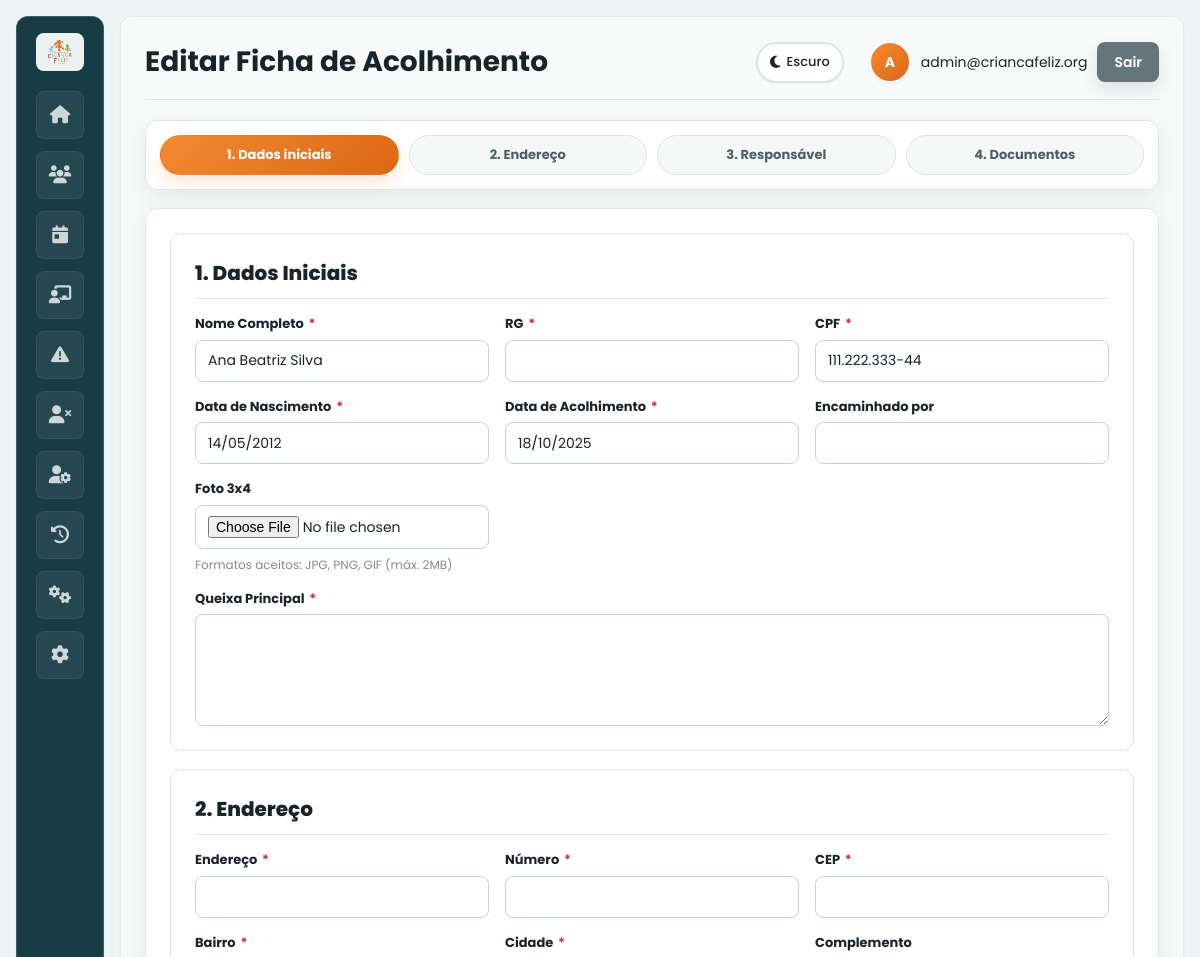
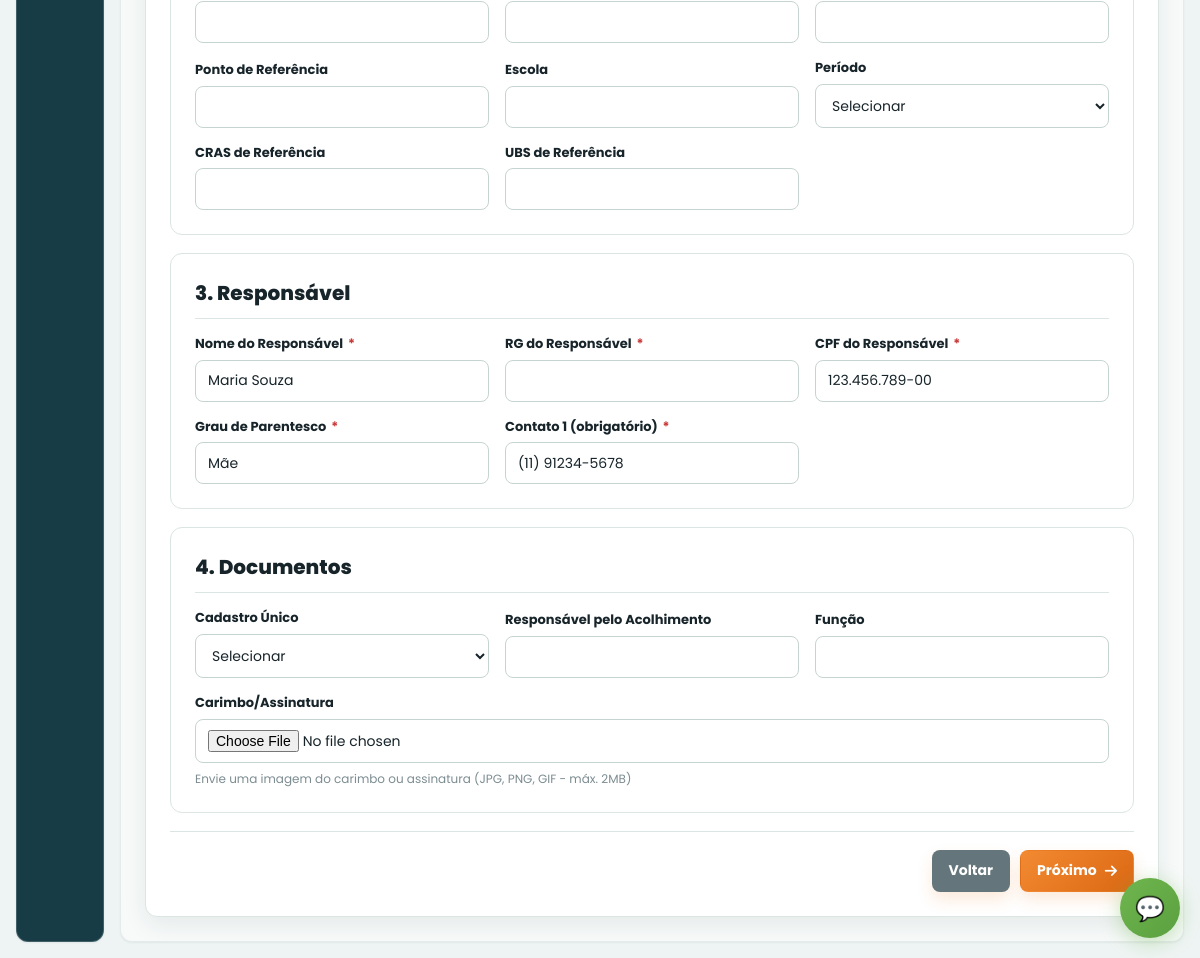
Screenshot of /acolhimento_form.php?id=1 (signed in) with the database file from the repository (2 pictures, top to bottom).
### tables this page shows
CREATE TABLE IF NOT EXISTS `atendido` (
  `idatendido` int(11) NOT NULL,
  `status` varchar(20) DEFAULT NULL,
  `data_cadastro` date DEFAULT NULL,
  `data_acolhimento` date DEFAULT NULL,
  `nome` varchar(100) DEFAULT NULL,
  `data_nascimento` date DEFAULT NULL,
  `cpf` varchar(14) DEFAULT NULL,
  `rg` varchar(20) DEFAULT NULL,
  `endereco` varchar(255) DEFAULT NULL,
  `foto` varchar(255) DEFAULT NULL,
  `id_responsavel` int(11) DEFAULT NULL
);

CREATE TABLE IF NOT EXISTS `responsavel` (
  `idresponsavel` int(11) NOT NULL,
  `nome` varchar(100) DEFAULT NULL,
  `cpf` varchar(14) DEFAULT NULL,
  `rg` varchar(20) DEFAULT NULL,
  `telefone` varchar(15) DEFAULT NULL,
  `email` varchar(100) DEFAULT NULL,
  `parentesco` varchar(50) DEFAULT NULL,
  `endereco` varchar(255) DEFAULT NULL,
  `numero` varchar(20) DEFAULT NULL,
  `complemento` varchar(100) DEFAULT NULL,
  `bairro` varchar(100) DEFAULT NULL,
  `cidade` varchar(100) DEFAULT NULL,
  `cep` varchar(10) DEFAULT NULL
);

### app/Controllers/BaseController.php (called while the page is built, shortened)
<?php
class BaseController {
    protected $authService;
    public function __construct() {
        $this->authService = new AuthService();
    }
    protected function renderWithLayout($layout, $view, $data = []) {
        $data['currentUser'] = $this->authService->getCurrentUser();
        $data['isLoggedIn'] = $this->authService->isLoggedIn();
        $data['old_input'] = $_SESSION['old_input'] ?? [];
        view($view, $data);
    }
    protected function requireAuth() {
        $this->authService->requireAuth();
    }
    protected function requirePermission($permission) {
        $this->authService->requirePermission($permission);
    }
}

### app/Controllers/AcolhimentoController.php (called while the page is built, shortened)
<?php
class AcolhimentoController extends BaseController {
    private $acolhimentoService;
    public function __construct() {
        $this->acolhimentoService = new AcolhimentoService();
    }
    public function create() {
        $editId = $_GET['id'] ?? null;
        $ficha = null;
        if ($editId) {
            try {
                $ficha = $this->acolhimentoService->getFicha($editId);
            } catch (Exception $e) {
                $this->redirectWithError('acolhimento_list.php', 'Ficha não encontrada');
                return;
            }
        }
        $data = [
            'title' => $editId ? 'Editar Ficha de Acolhimento' : 'Cadastrar Ficha de Acolhimento',
            'pageTitle' => $editId ? 'Editar Ficha de Acolhimento' : 'Nova Ficha de Acolhimento',
            'csrf_token' => $this->generateCSRF(),
            'messages' => $this->getFlashMessages(),
            'ficha' => $ficha,
            'editId' => $editId
        ];
        $this->renderWithLayout('main', 'acolhimento/create', $data);
    }
}

### app/Config/Database.php (called while the page is built, shortened)
<?php
class Database {
    private static $host = 'localhost';
    private static $dbname = 'criancafeliz';
    private static $username = 'root';
    private static $password = '';
    private static $charset = 'utf8mb4';
    private static $pdo = null;
    public static function getConnection() {
        if (self::$pdo === null) {
            try {
                $host = getenv('DB_HOST') ?: self::$host;
                $port = getenv('DB_PORT') ?: null;
                $dbname = getenv('DB_NAME') ?: self::$dbname;
                $username = getenv('DB_USER') ?: self::$username;
                $password = getenv('DB_PASS') !== false ? getenv('DB_PASS') : self::$password;
                $charset = getenv('DB_CHARSET') ?: self::$charset;
                $dsn = "mysql:host=" . $host . ($port ? ";port=" . $port : "") . ";dbname=" . $dbname . ";charset=" . $charset;
                $options = [
                    PDO::ATTR_ERRMODE            => PDO::ERRMODE_EXCEPTION,
                    PDO::ATTR_DEFAULT_FETCH_MODE => PDO::FETCH_ASSOC,
                    PDO::ATTR_EMULATE_PREPARES   => false
                ];
                if (defined('Pdo\Mysql::ATTR_INIT_COMMAND')) {
                    $options[constant('Pdo\Mysql::ATTR_INIT_COMMAND')] = "SET NAMES utf8mb4";
                } elseif (defined('PDO::MYSQL_ATTR_INIT_COMMAND')) {
                    $options[constant('PDO::MYSQL_ATTR_INIT_COMMAND')] = "SET NAMES utf8mb4";
                }
                self::$pdo = new PDO($dsn, $username, $password, $options);
            } catch (PDOException $e) {
                error_log('❌ ERRO ao conectar ao banco: ' . $e->getMessage());
                throw new Exception('Erro ao conectar ao banco de dados: ' . $e->getMessage());
            }
        }
        return self::$pdo;
    }
}

### app/Services/AcolhimentoService.php (called while the page is built, shortened)
<?php
class AcolhimentoService {
    private $acolhimentoModel;
    public function __construct() {
        $this->acolhimentoModel = new Acolhimento();
    }
    public function getFicha($id) {
        if (method_exists($this->acolhimentoModel, 'getFicha')) {
            $ficha = $this->acolhimentoModel->getFicha($id);
        } else {
            $ficha = $this->acolhimentoModel->findById($id);
        }
        $ficha['idade'] = $this->acolhimentoModel->calculateAge($ficha['data_nascimento'] ?? '');
        $ficha['categoria'] = $this->acolhimentoModel->categorizeByAge($ficha['idade']);
        return $ficha;
    }
}

### app/Models/BaseModel.php (called while the page is built, shortened)
<?php
abstract class BaseModel {
    protected $pdo;
    public function __construct($table, $primaryKey = 'id') {
        $this->pdo = Database::getConnection();
    }
    protected function query($sql, $params = []) {
        $stmt = $this->pdo->prepare($sql);
        $stmt->execute($params);
        return $stmt;
    }
}

### app/Models/Acolhimento.php (called while the page is built, shortened)
<?php
class Acolhimento extends BaseModel {
    private function convertDate($date) {
        if (preg_match('/^(\d{2})\/(\d{2})\/(\d{4})$/', $date, $matches)) {
            return "{$matches[3]}-{$matches[2]}-{$matches[1]}";
        }
        return $date;
    }
    public function calculateAge($dataNascimento) {
        $date = $this->convertDate($dataNascimento);
        $birthDate = new DateTime($date);
        $today = new DateTime();
        return $birthDate->diff($today)->y;
    }
    public function getFicha($id) {
        $stmt = $this->query("
            SELECT
                a.*,
                r.nome as nome_responsavel,
                r.cpf as cpf_responsavel,
                r.rg as rg_responsavel,
                r.telefone as contato_1,
                r.parentesco as grau_parentesco
            FROM Atendido a
            LEFT JOIN Responsavel r ON a.id_responsavel = r.idresponsavel
            WHERE a.idatendido = ?
        ", [$id]);
        $ficha = $stmt->fetch();
        if ($ficha) {
            $ficha['id'] = $ficha['idatendido'];
            $ficha['nome_completo'] = $ficha['nome'];
            $ficha['data_nascimento'] = $this->formatDate($ficha['data_nascimento']);
            $ficha['data_acolhimento'] = $this->formatDate($ficha['data_acolhimento'] ?? ($ficha['data_cadastro'] ?? ''));
            $ficha['idade'] = $this->calculateAge($ficha['data_nascimento']);
            $ficha['categoria'] = $this->categorizeByAge($ficha['idade']);
        }
        return $ficha;
    }
    private function formatDate($date) {
        if (preg_match('/^(\d{4})-(\d{2})-(\d{2})$/', $date, $matches)) {
            return "{$matches[3]}/{$matches[2]}/{$matches[1]}";
        }
        return $date;
    }
    public function categorizeByAge($age) {
        if ($age < 18) return 'Adolescente';
        return 'Adulto';
    }
}

### app/Views/acolhimento/create.php (the view, shortened to what this page needs)
<link rel="stylesheet" href="css/acolhimento-form.css">
<div class="acolhimento-stepper">
    <div class="step active">1. Dados iniciais</div>
    <div class="step">2. Endereço</div>
    <div class="step">3. Responsável</div>
    <div class="step">4. Documentos</div>
</div>
<form method="post" enctype="multipart/form-data" class="acolhimento-form" id="acolhimentoForm">
    <div class="form-section">
        <h3 class="form-section-title">1. Dados Iniciais</h3>
        <div class="form-grid">
            <div class="form-field">
                <label>Nome Completo <span class="required">*</span></label>
                <input type="text" name="nome_completo" value="<?php echo htmlspecialchars($ficha['nome_completo'] ?? ($_SESSION['old_input']['nome_completo'] ?? '')); ?>" required>
            </div>
            <div class="form-field">
                <label>RG <span class="required">*</span></label>
                <input type="text" name="rg" value="<?php echo htmlspecialchars($ficha['rg'] ?? ($_SESSION['old_input']['rg'] ?? '')); ?>" required>
            </div>
            <div class="form-field">
                <label>CPF <span class="required">*</span></label>
                <input type="text" name="cpf" value="<?php echo htmlspecialchars($ficha['cpf'] ?? ($_SESSION['old_input']['cpf'] ?? '')); ?>" required>
            </div>
            <div class="form-field">
                <label>Data de Nascimento <span class="required">*</span></label>
                <input type="text" name="data_nascimento" value="<?php echo htmlspecialchars($ficha['data_nascimento'] ?? ($_SESSION['old_input']['data_nascimento'] ?? '')); ?>" placeholder="dd/mm/aaaa" required>
            </div>
            <div class="form-field">
                <label>Data de Acolhimento <span class="required">*</span></label>
                <input type="text" name="data_acolhimento" value="<?php echo htmlspecialchars($ficha['data_acolhimento'] ?? ($_SESSION['old_input']['data_acolhimento'] ?? '')); ?>" placeholder="dd/mm/aaaa" required>
            </div>
            <div class="form-field">
                <label>Encaminhado por</label>
                <input type="text" name="encaminha_por" value="<?php echo htmlspecialchars($ficha['encaminha_por'] ?? ($_SESSION['old_input']['encaminha_por'] ?? '')); ?>">
            </div>
            <div class="form-field" style="grid-column: 1 / 2;">
                <label>Foto 3x4</label>
                <input type="file" name="foto" accept="image/*">
                <small>Formatos aceitos: JPG, PNG, GIF (máx. 2MB)</small>
            </div>
            <div class="form-field" style="grid-column: 1 / -1;">
                <label>Queixa Principal <span class="required">*</span></label>
                <textarea name="queixa_principal" required><?php echo htmlspecialchars($ficha['queixa_principal'] ?? ($_SESSION['old_input']['queixa_principal'] ?? '')); ?></textarea>
            </div>
        </div>
    </div>
    <div class="form-section">
        <h3 class="form-section-title">2. Endereço</h3>
        <div class="form-grid">
            <div class="form-field">
                <label>Endereço <span class="required">*</span></label>
                <input type="text" name="endereco" value="<?php echo htmlspecialchars($ficha['endereco'] ?? ''); ?>" required>
            </div>
            <div class="form-field">
                <label>Número <span class="required">*</span></label>
                <input type="text" name="numero" value="<?php echo htmlspecialchars($ficha['numero'] ?? ''); ?>" required>
            </div>
            <div class="form-field">
                <label>CEP <span class="required">*</span></label>
                <input type="text" name="cep" value="<?php echo htmlspecialchars($ficha['cep'] ?? ''); ?>" required>
            </div>
            <div class="form-field">
                <label>Bairro <span class="required">*</span></label>
                <input type="text" name="bairro" value="<?php echo htmlspecialchars($ficha['bairro'] ?? ''); ?>" required>
            </div>
            <div class="form-field">
                <label>Cidade <span class="required">*</span></label>
                <input type="text" name="cidade" value="<?php echo htmlspecialchars($ficha['cidade'] ?? ''); ?>" required>
            </div>
            <div class="form-field">
                <label>Complemento</label>
                <input type="text" name="complemento" value="<?php echo htmlspecialchars($ficha['complemento'] ?? ''); ?>">
            </div>
            <div class="form-field">
                <label>Ponto de Referência</label>
                <input type="text" name="ponto_referencia" value="<?php echo htmlspecialchars($ficha['ponto_referencia'] ?? ''); ?>">
            </div>
            <div class="form-field">
                <label>Escola</label>
                <input type="text" name="escola" value="<?php echo htmlspecialchars($ficha['escola'] ?? ''); ?>">
            </div>
            <div class="form-field">
                <label>Período</label>
                <select name="periodo">
                    <option value="">Selecionar</option>
                </select>
            </div>
            <div class="form-field">
                <label>CRAS de Referência</label>
                <input type="text" name="cras" value="<?php echo htmlspecialchars($ficha['cras'] ?? ''); ?>">
            </div>
            <div class="form-field">
                <label>UBS de Referência</label>
                <input type="text" name="ubs" value="<?php echo htmlspecialchars($ficha['ubs'] ?? ''); ?>">
            </div>
        </div>
    </div>
    <div class="form-section">
        <h3 class="form-section-title">3. Responsável</h3>
        <div class="form-grid">
            <div class="form-field">
                <label>Nome do Responsável <span class="required">*</span></label>
                <input type="text" name="nome_responsavel" value="<?php echo htmlspecialchars($ficha['nome_responsavel'] ?? ''); ?>" required>
            </div>
            <div class="form-field">
                <label>RG do Responsável <span class="required">*</span></label>
                <input type="text" name="rg_responsavel" value="<?php echo htmlspecialchars($ficha['rg_responsavel'] ?? ''); ?>" required>
            </div>
            <div class="form-field">
                <label>CPF do Responsável <span class="required">*</span></label>
                <input type="text" name="cpf_responsavel" value="<?php echo htmlspecialchars($ficha['cpf_responsavel'] ?? ''); ?>" required>
            </div>
            <div class="form-field">
                <label>Grau de Parentesco <span class="required">*</span></label>
                <input type="text" name="grau_parentesco" value="<?php echo htmlspecialchars($ficha['grau_parentesco'] ?? ''); ?>" required>
            </div>
            <div class="form-field">
                <label>Contato 1 (obrigatório) <span class="required">*</span></label>
                <input type="text" name="contato_1" value="<?php echo htmlspecialchars($ficha['contato_1'] ?? ''); ?>" placeholder="11999998888 (apenas números)" required>
            </div>
        </div>
    </div>
    <div class="form-section">
        <h3 class="form-section-title">4. Documentos</h3>
        <div class="form-grid">
            <div class="form-field">
                <label>Cadastro Único</label>
                <select name="cad_unico">
                    <option value="">Selecionar</option>
                </select>
            </div>
            <div class="form-field">
                <label>Responsável pelo Acolhimento</label>
                <input type="text" name="acolhimento_responsavel" value="<?php echo htmlspecialchars($ficha['acolhimento_responsavel'] ?? ''); ?>">
            </div>
            <div class="form-field">
                <label>Função</label>
                <input type="text" name="acolhimento_funcao" value="<?php echo htmlspecialchars($ficha['acolhimento_funcao'] ?? ''); ?>">
            </div>
            <div class="form-field" style="grid-column: 1 / -1;">
                <label>Carimbo/Assinatura</label>
                <input type="file" name="carimbo" accept="image/*">
                <small>Envie uma imagem do carimbo ou assinatura (JPG, PNG, GIF - máx. 2MB)</small>
            </div>
        </div>
    </div>
    <div class="form-actions">
    </div>
</form>

### rows the page displays
atendido: nome_completo "Ana Beatriz Silva", cpf "111.222.333-44", nome_responsavel "Maria Souza", cpf_responsavel "123.456.789-00", grau_parentesco "Mãe", contato_1 "(11) 91234-5678"

### other values shown
$pageTitle "Editar Ficha de Acolhimento"
substr($currentUser['name'] ?? 'U', 0, 1) "A"
$currentUser['email'] "admin@criancafeliz.org"
